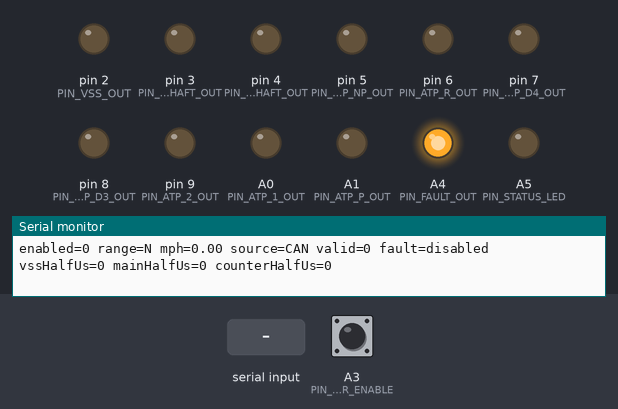
Simulated run of this sketch. Board: Arduino Uno, built with avr-gcc and run on an emulated ATmega328P. On the bench: output pins drawn as LEDs (lit = HIGH), the last lines printed to the serial monitor. The inputs (shaded band) are chosen by the test bench; at power-on: A3 (PIN_EMULATOR_ENABLE) HIGH.

Above: at 1.2 s.
1.3 s: A3 (PIN_EMULATOR_ENABLE) pulled LOW for 1 s
At 2.1 s:
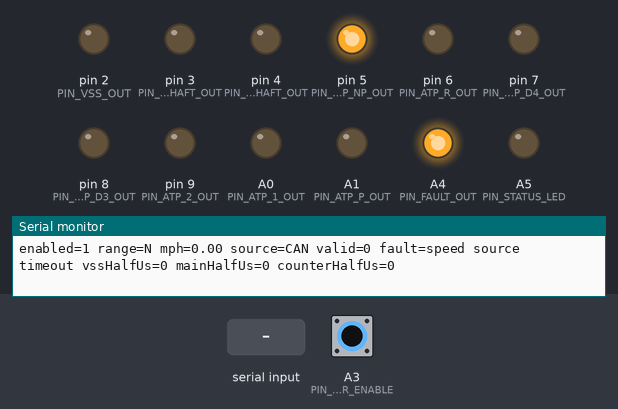
3.8 s: "none\n" received over Serial
5.3 s: byte 77 ('M') received over Serial
7.5 s: A3 (PIN_EMULATOR_ENABLE) pulled LOW for 3.2 s
At 8.5 s:
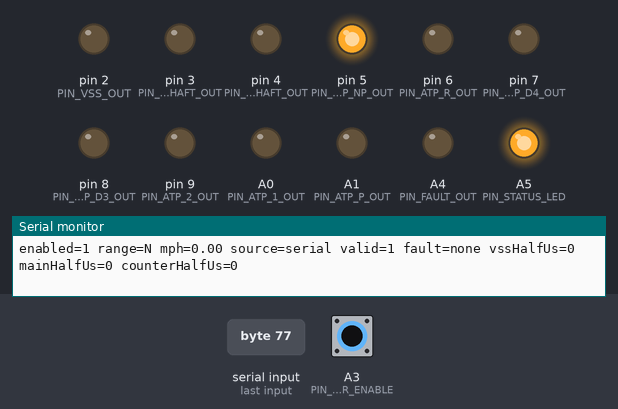
12.2 s: byte 80 ('P') received over Serial
14.5 s: A3 (PIN_EMULATOR_ENABLE) pulled LOW for 0.15 s
At 14.58 s:
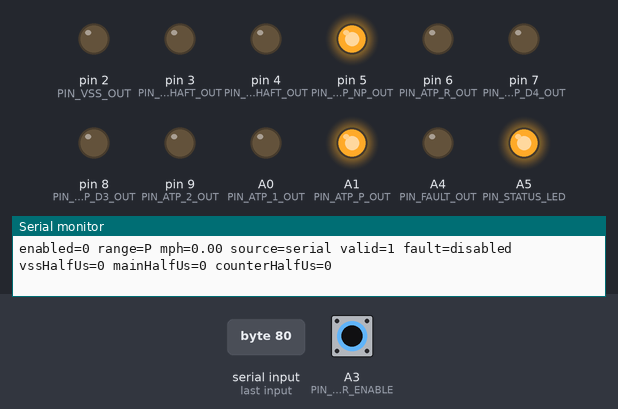
Timing chart, 0 to 17.1 s (numbered marks = the images above; inputs shaded):
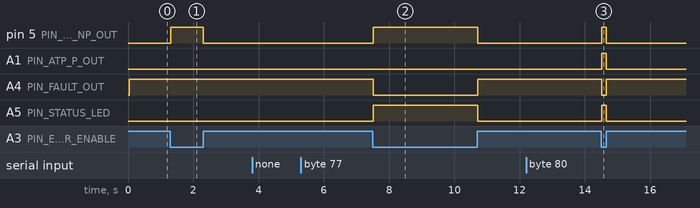

The sketch:

CivicAutoTransSignalEmulator.ino
```cpp
/*
  1996 Civic automatic-transmission signal emulator.

  Purpose:
    Keep an automatic-transmission Civic PCM/gauge harness happy after the
    original transmission is removed, using MPH received from the EV/motor CAN
    bus as the speed source.

  Target wiring model:
    1996 Civic non-HX automatic (S4PA/S4XA-style 4 A/T). The sketch emulates
    the transmission-side signals that normally go into the PCM/gauge harness:

      - VSS pulse train
      - mainshaft speed sensor pulse train
      - countershaft speed sensor pulse train
      - transmission range switch closures: P/N, R, D4, D3, 2, optional 1/P

  Important hardware boundary:
    Shift solenoid, lock-up solenoid, and linear solenoid wires are PCM outputs,
    not sensor inputs. Firmware cannot make those electrical load faults go away
    by "sending" a signal. Use properly rated dummy loads, the original solenoids
    mounted remotely, or an automotive load emulator, and keep the heat/fusing
    design conservative.

  Electrical interface:
    Do not connect microcontroller pins directly to 12 V vehicle wiring. Use
    optocouplers, open-drain transistor stages, or protected automotive I/O.
    The default outputs below assume a HIGH from the MCU turns on a transistor
    that pulls the Civic ECU/sensor line to ground.

  CAN backend:
    By default the sketch builds without a CAN library and can be bench-tested
    with Serial commands. To use an MCP2515 module, install the MCP_CAN_lib
    library and set USE_MCP2515_CAN to 1.
*/

#define USE_MCP2515_CAN 0

#if USE_MCP2515_CAN
#include <SPI.h>
#include <mcp_can.h>
#endif

// -------------------------- Pin assignments --------------------------
// Pulse outputs. These drive open-drain transistor/opto stages.
const int PIN_VSS_OUT = 2;
const int PIN_MAINSHAFT_OUT = 3;
const int PIN_COUNTERSHAFT_OUT = 4;

// Range switch emulator outputs. Active means "pull the PCM line low".
const int PIN_ATP_NP_OUT = 5;   // P/N range signal, used by many OBD2A Hondas
const int PIN_ATP_R_OUT = 6;
const int PIN_ATP_D4_OUT = 7;
const int PIN_ATP_D3_OUT = 8;
const int PIN_ATP_2_OUT = 9;

// Optional extra range lines. Leave wired only if your pinout actually has them.
const int PIN_ATP_1_OUT = A0;
const int PIN_ATP_P_OUT = A1;

// MCP2515 pins. D10-D13 are reserved by SPI on Uno/Nano-style boards.
const int PIN_CAN_CS = 10;
const int PIN_CAN_INT = A2;

// Emulator enable should come from ignition/run or a service enable contact.
// Active low by default, matching the other sketches in this project.
const int PIN_EMULATOR_ENABLE = A3;
const int PIN_FAULT_OUT = A4;       // optional dashboard/VCU fault input
const int PIN_STATUS_LED = A5;      // do not use LED_BUILTIN when SPI uses D13

// -------------------------- Electrical behavior --------------------------
const uint8_t ACTIVE_LOW = LOW;
const uint8_t SINK_ON_LEVEL = HIGH;   // MCU HIGH turns on external pull-down
const uint8_t SINK_OFF_LEVEL = LOW;

// If true, the optional P line is pulled low only in Park. The normal NP line
// is still pulled low in both Park and Neutral.
const bool DRIVE_OPTIONAL_P_OUTPUT = true;
const bool DRIVE_OPTIONAL_1_OUTPUT = true;

// -------------------------- CAN configuration --------------------------
// Expected default frame:
//   ID 0x201, byte 0-1 little-endian unsigned speed in 0.01 mph units,
//   optional byte 2 gear enum: 0=P, 1=R, 2=N, 3=D4, 4=D3, 5=2, 6=1.
const uint32_t CAN_SPEED_ID = 0x201;
const uint8_t CAN_MPH_BYTE_L = 0;
const uint8_t CAN_MPH_BYTE_H = 1;
const float CAN_MPH_SCALE = 0.01;
const float CAN_MPH_OFFSET = 0.0;
const bool ACCEPT_GEAR_FROM_CAN = true;
const uint8_t CAN_GEAR_BYTE = 2;
const uint32_t CAN_TIMEOUT_MS = 500;

#if USE_MCP2515_CAN
const uint8_t MCP_CAN_SPEED = CAN_500KBPS;
const uint8_t MCP_CAN_CLOCK = MCP_16MHZ;  // many cheap modules are 8 MHz; verify yours
MCP_CAN CAN0(PIN_CAN_CS);
#endif

// -------------------------- Signal calibration --------------------------
// Honda VSS is commonly treated as a 4,000 pulse/mile open-collector style
// signal. Confirm against your exact cluster/PCM by comparing GPS and cluster.
const float VSS_PULSES_PER_MILE = 4000.0;

// These shaft defaults are intentionally easy to recalibrate. They only matter
// if your PCM performs ratio/slip plausibility checks using mainshaft and
// countershaft speed sensors.
const float TIRE_DIAMETER_IN = 23.7;
const float FINAL_DRIVE_RATIO = 4.357;
const uint8_t MAINSHAFT_PULSES_PER_REV = 4;
const uint8_t COUNTERSHAFT_PULSES_PER_REV = 4;

// Approximate 4 A/T ratios. Replace with the ratios for your transmission code.
const float GEAR_RATIO_1 = 2.722;
const float GEAR_RATIO_2 = 1.468;
const float GEAR_RATIO_3 = 0.975;
const float GEAR_RATIO_4 = 0.638;
const float GEAR_RATIO_R = 1.954;

// Virtual shift map used only to generate believable shaft speeds while the
// selector is in D4/D3. It does not command the vehicle.
const float SHIFT_1_TO_2_MPH = 12.0;
const float SHIFT_2_TO_3_MPH = 24.0;
const float SHIFT_3_TO_4_MPH = 43.0;

const float MAX_REASONABLE_MPH = 130.0;
const float MIN_PULSE_HZ = 0.10;
const uint32_t MIN_HALF_PERIOD_US = 250;  // caps pulse output near 2 kHz

// -------------------------- Runtime state --------------------------
enum GearPosition {
  GEAR_P,
  GEAR_R,
  GEAR_N,
  GEAR_D4,
  GEAR_D3,
  GEAR_2,
  GEAR_1,
  GEAR_INVALID
};

struct PulseOutput {
  int pin;
  bool running;
  bool level;
  uint32_t halfPeriodUs;
  uint32_t nextToggleUs;
};

PulseOutput vssPulse = {PIN_VSS_OUT, false, false, 0, 0};
PulseOutput mainshaftPulse = {PIN_MAINSHAFT_OUT, false, false, 0, 0};
PulseOutput countershaftPulse = {PIN_COUNTERSHAFT_OUT, false, false, 0, 0};

GearPosition selectedRange = GEAR_N;
float canMph = 0.0;
float manualMph = 0.0;
bool manualSpeedOverride = false;
bool canBackendReady = false;
uint32_t lastCanSpeedMs = 0;
uint32_t lastSignalUpdateMs = 0;
uint32_t lastStatusMs = 0;
char faultReason[80] = "none";

bool pinPresent(int pin) {
  return pin >= 0;
}

void pinWriteIfPresent(int pin, uint8_t level) {
  if (pinPresent(pin)) {
    digitalWrite((uint8_t)pin, level);
  }
}

void pinModeIfPresent(int pin, uint8_t mode) {
  if (pinPresent(pin)) {
    pinMode((uint8_t)pin, mode);
  }
}

bool activeLowInput(int pin) {
  if (!pinPresent(pin)) return true;
  return digitalRead((uint8_t)pin) == ACTIVE_LOW;
}

bool emulatorEnabled() {
  return activeLowInput(PIN_EMULATOR_ENABLE);
}

void setSink(int pin, bool active) {
  pinWriteIfPresent(pin, active ? SINK_ON_LEVEL : SINK_OFF_LEVEL);
}

void stopPulse(PulseOutput &pulse) {
  pulse.running = false;
  pulse.level = false;
  setSink(pulse.pin, false);
}

void setPulseFrequency(PulseOutput &pulse, float hz) {
  if (!pinPresent(pulse.pin)) return;

  if (hz < MIN_PULSE_HZ) {
    stopPulse(pulse);
    return;
  }

  uint32_t halfPeriod = (uint32_t)(500000.0 / hz);
  if (halfPeriod < MIN_HALF_PERIOD_US) {
    halfPeriod = MIN_HALF_PERIOD_US;
  }

  if (!pulse.running || pulse.halfPeriodUs != halfPeriod) {
    pulse.running = true;
    pulse.level = false;
    pulse.halfPeriodUs = halfPeriod;
    pulse.nextToggleUs = micros() + pulse.halfPeriodUs;
    setSink(pulse.pin, false);
  }
}

void servicePulse(PulseOutput &pulse, uint32_t nowUs) {
  if (!pulse.running) return;

  if ((int32_t)(nowUs - pulse.nextToggleUs) >= 0) {
    pulse.level = !pulse.level;
    setSink(pulse.pin, pulse.level);
    pulse.nextToggleUs += pulse.halfPeriodUs;

    // If the loop was delayed badly, resynchronize instead of burst-toggling.
    if ((int32_t)(nowUs - pulse.nextToggleUs) > (int32_t)pulse.halfPeriodUs) {
      pulse.nextToggleUs = nowUs + pulse.halfPeriodUs;
    }
  }
}

void stopAllPulses() {
  stopPulse(vssPulse);
  stopPulse(mainshaftPulse);
  stopPulse(countershaftPulse);
}

const char *gearName(GearPosition gear) {
  switch (gear) {
    case GEAR_P: return "P";
    case GEAR_R: return "R";
    case GEAR_N: return "N";
    case GEAR_D4: return "D4";
    case GEAR_D3: return "D3";
    case GEAR_2: return "2";
    case GEAR_1: return "1";
    case GEAR_INVALID: return "INVALID";
  }
  return "?";
}

GearPosition decodeCanGear(uint8_t raw) {
  switch (raw) {
    case 0: return GEAR_P;
    case 1: return GEAR_R;
    case 2: return GEAR_N;
    case 3: return GEAR_D4;
    case 4: return GEAR_D3;
    case 5: return GEAR_2;
    case 6: return GEAR_1;
    default: return GEAR_INVALID;
  }
}

float clampMph(float mph) {
  if (mph < 0.0) return 0.0;
  if (mph > MAX_REASONABLE_MPH) return MAX_REASONABLE_MPH;
  return mph;
}

bool canSpeedFresh() {
#if USE_MCP2515_CAN
  return canBackendReady && ((millis() - lastCanSpeedMs) <= CAN_TIMEOUT_MS);
#else
  return false;
#endif
}

float currentMph() {
  if (manualSpeedOverride) {
    return clampMph(manualMph);
  }

  if (canSpeedFresh()) {
    return clampMph(canMph);
  }

  return 0.0;
}

void setFaultText(const char *reason) {
  strncpy(faultReason, reason, sizeof(faultReason) - 1);
  faultReason[sizeof(faultReason) - 1] = '\0';
}

bool speedSourceValid() {
  return manualSpeedOverride || canSpeedFresh();
}

uint8_t virtualForwardGear(GearPosition range, float mph) {
  if (range == GEAR_1) return 1;
  if (range == GEAR_2) return 2;

  uint8_t gear = 1;
  if (mph >= SHIFT_1_TO_2_MPH) gear = 2;
  if (mph >= SHIFT_2_TO_3_MPH) gear = 3;
  if (range == GEAR_D4 && mph >= SHIFT_3_TO_4_MPH) gear = 4;
  if (range == GEAR_D3 && gear > 3) gear = 3;
  return gear;
}

float ratioForVirtualGear(uint8_t gear) {
  switch (gear) {
    case 1: return GEAR_RATIO_1;
    case 2: return GEAR_RATIO_2;
    case 3: return GEAR_RATIO_3;
    case 4: return GEAR_RATIO_4;
    default: return GEAR_RATIO_3;
  }
}

void updateRangeOutputs() {
  if (!emulatorEnabled() || selectedRange == GEAR_INVALID) {
    setSink(PIN_ATP_NP_OUT, false);
    setSink(PIN_ATP_R_OUT, false);
    setSink(PIN_ATP_D4_OUT, false);
    setSink(PIN_ATP_D3_OUT, false);
    setSink(PIN_ATP_2_OUT, false);
    setSink(PIN_ATP_1_OUT, false);
    setSink(PIN_ATP_P_OUT, false);
    return;
  }

  setSink(PIN_ATP_NP_OUT, selectedRange == GEAR_P || selectedRange == GEAR_N);
  setSink(PIN_ATP_R_OUT, selectedRange == GEAR_R);
  setSink(PIN_ATP_D4_OUT, selectedRange == GEAR_D4);
  setSink(PIN_ATP_D3_OUT, selectedRange == GEAR_D3);
  setSink(PIN_ATP_2_OUT, selectedRange == GEAR_2);
  setSink(PIN_ATP_1_OUT, DRIVE_OPTIONAL_1_OUTPUT && selectedRange == GEAR_1);
  setSink(PIN_ATP_P_OUT, DRIVE_OPTIONAL_P_OUTPUT && selectedRange == GEAR_P);
}

void updatePulseTargets() {
  float mph = currentMph();

  if (!emulatorEnabled()) {
    setFaultText("disabled");
    stopAllPulses();
    return;
  }

  if (!speedSourceValid()) {
    setFaultText("speed source timeout");
    stopAllPulses();
    return;
  }

  setFaultText("none");

  float vssHz = mph * VSS_PULSES_PER_MILE / 3600.0;
  setPulseFrequency(vssPulse, vssHz);

  float wheelRpm = mph * 336.13 / TIRE_DIAMETER_IN;
  float countershaftRpm = wheelRpm * FINAL_DRIVE_RATIO;
  float mainshaftRpm = 0.0;

  if (selectedRange == GEAR_R) {
    mainshaftRpm = countershaftRpm * GEAR_RATIO_R;
  } else if (selectedRange == GEAR_D4 || selectedRange == GEAR_D3 ||
             selectedRange == GEAR_2 || selectedRange == GEAR_1) {
    mainshaftRpm = countershaftRpm * ratioForVirtualGear(virtualForwardGear(selectedRange, mph));
  }

  float countershaftHz = countershaftRpm * COUNTERSHAFT_PULSES_PER_REV / 60.0;
  float mainshaftHz = mainshaftRpm * MAINSHAFT_PULSES_PER_REV / 60.0;

  setPulseFrequency(countershaftPulse, countershaftHz);
  setPulseFrequency(mainshaftPulse, mainshaftHz);
}

void serviceCan() {
#if USE_MCP2515_CAN
  while (CAN0.checkReceive() == CAN_MSGAVAIL) {
    unsigned long rxId = 0;
    byte len = 0;
    byte buf[8];
    CAN0.readMsgBuf(&rxId, &len, buf);

    uint32_t normalizedId = rxId & 0x1FFFFFFFUL;
    if (normalizedId != CAN_SPEED_ID) {
      continue;
    }

    uint8_t needed = CAN_MPH_BYTE_H + 1;
    if (ACCEPT_GEAR_FROM_CAN && CAN_GEAR_BYTE >= needed) {
      needed = CAN_GEAR_BYTE + 1;
    }
    if (len < needed) {
      continue;
    }

    uint16_t rawMph = ((uint16_t)buf[CAN_MPH_BYTE_H] << 8) | buf[CAN_MPH_BYTE_L];
    canMph = clampMph(rawMph * CAN_MPH_SCALE + CAN_MPH_OFFSET);
    lastCanSpeedMs = millis();

    if (ACCEPT_GEAR_FROM_CAN) {
      GearPosition decoded = decodeCanGear(buf[CAN_GEAR_BYTE]);
      if (decoded != GEAR_INVALID) {
        selectedRange = decoded;
      }
    }
  }
#endif
}

void printHelp() {
  Serial.println();
  Serial.println(F("Civic automatic-transmission signal emulator"));
  Serial.println(F("Serial bench commands:"));
  Serial.println(F("  s or ?   status"));
  Serial.println(F("  M42.5    set manual MPH override"));
  Serial.println(F("  C        clear manual MPH override and use CAN"));
  Serial.println(F("  P R N D  set range to Park/Reverse/Neutral/D4"));
  Serial.println(F("  3 2 1    set range to D3/2/1"));
  Serial.println(F("  h        help"));
  Serial.println();
}

void printStatus() {
  Serial.print(F("enabled="));
  Serial.print(emulatorEnabled());
  Serial.print(F(" range="));
  Serial.print(gearName(selectedRange));
  Serial.print(F(" mph="));
  Serial.print(currentMph(), 2);
  Serial.print(F(" source="));
  Serial.print(manualSpeedOverride ? F("serial") : F("CAN"));
  Serial.print(F(" valid="));
  Serial.print(speedSourceValid());
  Serial.print(F(" fault="));
  Serial.print(faultReason);
  Serial.print(F(" vssHalfUs="));
  Serial.print(vssPulse.halfPeriodUs);
  Serial.print(F(" mainHalfUs="));
  Serial.print(mainshaftPulse.halfPeriodUs);
  Serial.print(F(" counterHalfUs="));
  Serial.println(countershaftPulse.halfPeriodUs);
}

void handleSerial() {
  if (!Serial.available()) return;

  char c = Serial.read();
  switch (c) {
    case 'h':
    case 'H':
      printHelp();
      break;
    case 's':
    case 'S':
    case '?':
      printStatus();
      break;
    case 'M':
    case 'm':
      manualMph = clampMph(Serial.parseFloat());
      manualSpeedOverride = true;
      printStatus();
      break;
    case 'C':
    case 'c':
      manualSpeedOverride = false;
      printStatus();
      break;
    case 'P':
    case 'p':
      selectedRange = GEAR_P;
      printStatus();
      break;
    case 'R':
    case 'r':
      selectedRange = GEAR_R;
      printStatus();
      break;
    case 'N':
    case 'n':
      selectedRange = GEAR_N;
      printStatus();
      break;
    case 'D':
    case 'd':
      selectedRange = GEAR_D4;
      printStatus();
      break;
    case '3':
      selectedRange = GEAR_D3;
      printStatus();
      break;
    case '2':
      selectedRange = GEAR_2;
      printStatus();
      break;
    case '1':
      selectedRange = GEAR_1;
      printStatus();
      break;
    case '\r':
    case '\n':
      break;
    default:
      Serial.println(F("Unknown command. h for help."));
      break;
  }
}

void setupPins() {
  pinModeIfPresent(PIN_VSS_OUT, OUTPUT);
  pinModeIfPresent(PIN_MAINSHAFT_OUT, OUTPUT);
  pinModeIfPresent(PIN_COUNTERSHAFT_OUT, OUTPUT);
  pinModeIfPresent(PIN_ATP_NP_OUT, OUTPUT);
  pinModeIfPresent(PIN_ATP_R_OUT, OUTPUT);
  pinModeIfPresent(PIN_ATP_D4_OUT, OUTPUT);
  pinModeIfPresent(PIN_ATP_D3_OUT, OUTPUT);
  pinModeIfPresent(PIN_ATP_2_OUT, OUTPUT);
  pinModeIfPresent(PIN_ATP_1_OUT, OUTPUT);
  pinModeIfPresent(PIN_ATP_P_OUT, OUTPUT);
  pinModeIfPresent(PIN_FAULT_OUT, OUTPUT);
  pinModeIfPresent(PIN_STATUS_LED, OUTPUT);

  pinModeIfPresent(PIN_EMULATOR_ENABLE, INPUT_PULLUP);
  pinModeIfPresent(PIN_CAN_INT, INPUT_PULLUP);

  stopAllPulses();
  updateRangeOutputs();
  setSink(PIN_FAULT_OUT, false);
  pinWriteIfPresent(PIN_STATUS_LED, LOW);
}

void setupCan() {
#if USE_MCP2515_CAN
  if (CAN0.begin(MCP_ANY, MCP_CAN_SPEED, MCP_CAN_CLOCK) == CAN_OK) {
    CAN0.setMode(MCP_NORMAL);
    canBackendReady = true;
    Serial.println(F("MCP2515 CAN ready."));
  } else {
    canBackendReady = false;
    Serial.println(F("MCP2515 CAN init failed; serial override still available."));
  }
#else
  canBackendReady = false;
  Serial.println(F("CAN backend disabled at compile time; use serial M command for bench test."));
#endif
}

void setup() {
  Serial.begin(115200);
  Serial.setTimeout(50);

  setupPins();
  setupCan();
  printHelp();
  printStatus();
}

void loop() {
  serviceCan();
  handleSerial();

  uint32_t nowMs = millis();
  if (nowMs - lastSignalUpdateMs >= 20) {
    lastSignalUpdateMs = nowMs;
    updateRangeOutputs();
    updatePulseTargets();
    setSink(PIN_FAULT_OUT, strcmp(faultReason, "none") != 0);
    pinWriteIfPresent(PIN_STATUS_LED, strcmp(faultReason, "none") == 0 ? HIGH : LOW);
  }

  uint32_t nowUs = micros();
  servicePulse(vssPulse, nowUs);
  servicePulse(mainshaftPulse, nowUs);
  servicePulse(countershaftPulse, nowUs);

  if (nowMs - lastStatusMs >= 1000) {
    lastStatusMs = nowMs;
    printStatus();
  }
}
```

Measured:
- after the input at 1.3 s, pin 5 (PIN_ATP_NP_OUT): LOW → HIGH at once, → LOW 1.0 s later
- after the input at 7.5 s, pin 5 (PIN_ATP_NP_OUT), A5 (PIN_STATUS_LED): LOW → HIGH at once, → LOW 3.2 s later; A4 (PIN_FAULT_OUT): HIGH → LOW at once, → HIGH 3.2 s later
- after the input at 14.5 s, pin 5 (PIN_ATP_NP_OUT), A1 (PIN_ATP_P_OUT), A5 (PIN_STATUS_LED): LOW → HIGH at once, → LOW 0.14 s later; A4 (PIN_FAULT_OUT): HIGH → LOW at once, → HIGH 0.14 s later
